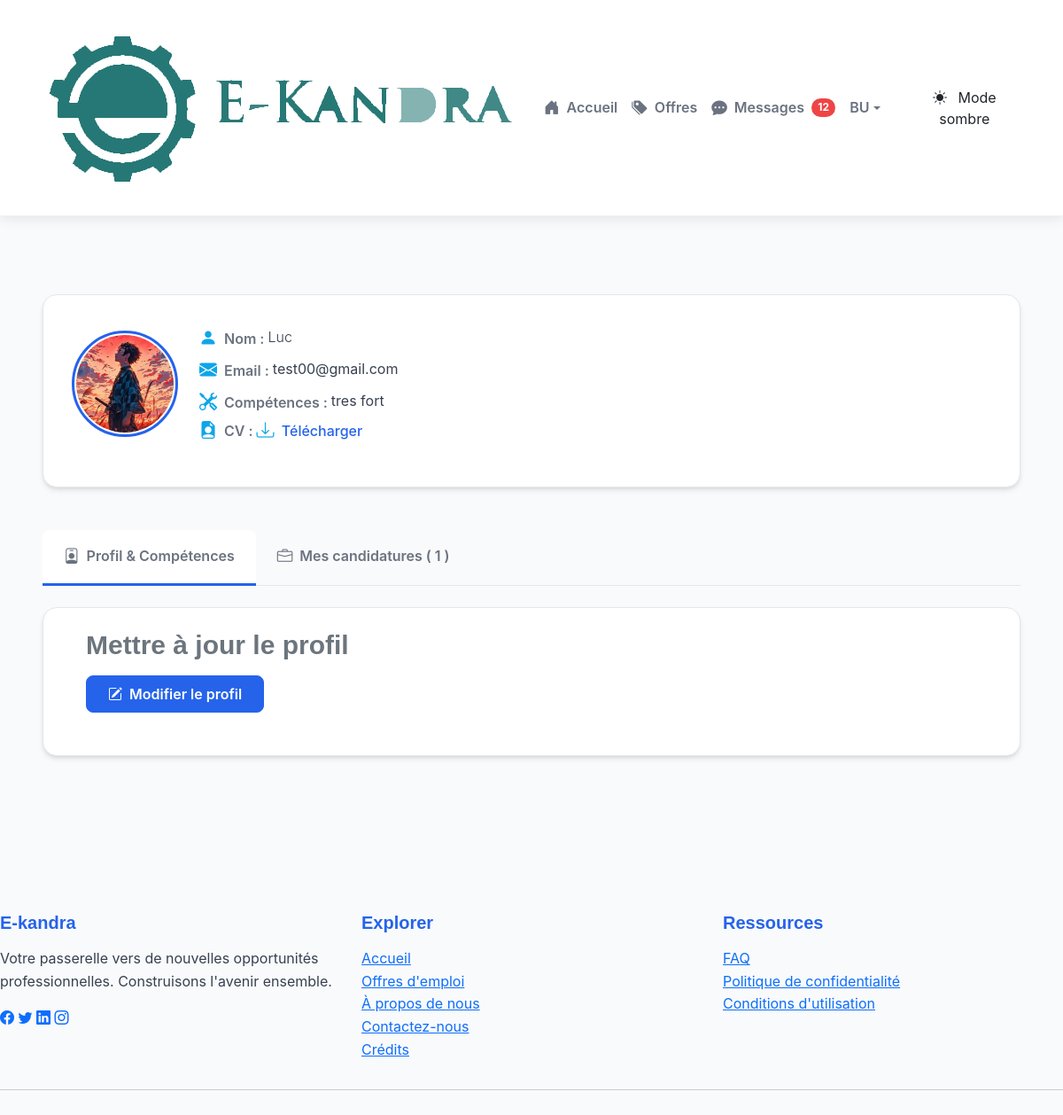
The app's page /profile/ (signed in) with its own data.
### Ekandra/models.py (models this page shows, shortened)
class Demandeur(models.Model):
    user = models.OneToOneField(User, on_delete=models.CASCADE)
    nom = models.CharField(max_length=100, blank=True, default="Utilisateur")
    competences = models.TextField(blank=True)
    cv = models.FileField(upload_to='cvs/', validators=[FileExtensionValidator(['pdf'])], blank=True, null=True)
    photo_profil = models.ImageField(upload_to='profils/', blank=True, null=True)
    created_at = models.DateTimeField(auto_now_add=True)

### Ekandra/views.py (the view)
# urls.py: path('profile/', views.profile, name='profile'),
@login_required
def profile(request):
    try:
        demandeur = Demandeur.objects.get(user=request.user)
        candidatures = Candidature.objects.filter(demandeur=demandeur)
        profile_incomplete = not (demandeur.nom and demandeur.nom != "Utilisateur" and demandeur.competences)
        if request.method == 'POST':
            form = ProfileUpdateForm(request.POST, request.FILES, instance=demandeur)
            if form.is_valid():
                form.save()
                messages.success(request, 'Profil mis à jour.')
                return redirect('profile')
        else:
            form = ProfileUpdateForm(instance=demandeur)
        context = get_base_context(request)
        context.update({
            'demandeur': demandeur,
            'candidatures': candidatures,
            'form': form,
            'profile_incomplete': profile_incomplete
        })
        return render(request, 'Ekandra/profile_demandeur.html', context)
    except Demandeur.DoesNotExist:
        try:
            to_date=timezone.now().date ()
            entreprise = Entreprise.objects.get(user=request.user)
            offres = OffreEmploi.objects.filter(entreprise=entreprise)
            moyenne = Notation.objects.filter(entreprise=entreprise).aggregate(Avg('note'))['note__avg'] or 0
            notations = Notation.objects.filter(entreprise=entreprise)
            profile_incomplete = not (entreprise.nom and entreprise.nom != "Entreprise" and entreprise.description)
            if request.method == 'POST':
                form = EntrepriseProfileUpdateForm(request.POST, request.FILES, instance=entreprise)
                if form.is_valid():
                    form.save()
                    messages.success(request, 'Profil mis à jour.')
                    return redirect('profile')
            else:
                form = EntrepriseProfileUpdateForm(instance=entreprise)
            context = get_base_context(request)
            context.update({
                'entreprise': entreprise,
                'offres': offres,
                'form': form,
                'moyenne': moyenne,
                'notations': notations,
                'profile_incomplete': profile_incomplete,
                'to_date':to_date,
            })
            return render(request, 'Ekandra/profile_entreprise.html', context)
        except Entreprise.DoesNotExist:
            messages.error(request, 'Profil non configuré.')
            return redirect('home')

### Ekandra/views.py (called while the page is built)
def get_base_context(request):
    context = {}
    if request.user.is_authenticated:
        try:
            from .models import Message
            context['unread_messages'] = Message.objects.filter(destinataire=request.user, lu=False).count()
        except ImportError:
            context['unread_messages'] = 0
            pass
    return context

### Ekandra/templates/Ekandra/profile_demandeur.html (shortened to what this page needs)
{% extends 'Ekandra/base.html' %}
{% load bootstrap5 %}
{% load static %}
{% block content %}
    <link rel="stylesheet" href="{% static 'Ekandra/css/demandeur_profile.css' %}">
<main class="mt-4">
    <div class="content-wrapper">
    <div class="profile-overview-card">
        <div class="d-flex align-items-center mb-3">
            <div class="flex-shrink-0 me-4">
                {% if demandeur.photo_profil %}
                    <img src="{{ demandeur.photo_profil.url }}" alt="Photo de profil de {{ demandeur.user.nom }}" class="profile-photo rounded-circle" loading="lazy">
                {% else %}
                    <i class="bi bi-person-circle text-muted" style="font-size: 4rem;" aria-hidden="true"></i>
                {% endif %}
            </div>
            <div class="flex-grow-1 profile-info">
                <p class="lead mb-1"><strong><i class="bi bi-person-fill" aria-hidden="true"></i>Nom :</strong> {{ demandeur.nom|default:"Non spécifié" }}</p>
                <p class="mb-1"><strong><i class="bi bi-envelope-fill" aria-hidden="true"></i>Email :</strong> {{ demandeur.user.email }}</p>
                <p class="mb-0"><strong><i class="bi bi-tools" aria-hidden="true"></i>Compétences :</strong> {{ demandeur.competences|default:"Non spécifié" }}</p>
                 <p class="mb-0"><strong><i class="bi bi-file-earmark-person-fill" aria-hidden="true"></i>CV :</strong>
                    {% if demandeur.cv %}
                        <a href="{{ demandeur.cv.url }}" class="text-decoration-none cv-link" download><i class="bi bi-download me-1" aria-hidden="true"></i> Télécharger</a>
                    {% else %}
                        Aucun
                    {% endif %}
                 </p>
            </div>
        </div>
    </div>
    <ul class="nav nav-tabs" id="demandeurProfileTabs" role="tablist">
        <li class="nav-item" role="presentation">
            <button class="nav-link active" id="demandeur-profile-tab" data-bs-toggle="tab" data-bs-target="#demandeur-profile-info-tab-pane" type="button" role="tab" aria-controls="demandeur-profile-info-tab-pane" aria-selected="true"><i class="bi bi-person-badge me-1" aria-hidden="true"></i> Profil & Compétences</button>
        </li>
        <li class="nav-item" role="presentation">
            <button class="nav-link" id="candidatures-tab" data-bs-toggle="tab" data-bs-target="#candidatures-tab-pane" type="button" role="tab" aria-controls="candidatures-tab-pane" aria-selected="false"><i class="bi bi-briefcase me-1" aria-hidden="true"></i> Mes candidatures (<span class="application-count">{{ candidatures.count }}</span>)</button>
        </li>
    </ul>
    <div class="tab-content pt-4" id="demandeurProfileTabsContent">
        <div class="tab-pane fade show active" id="demandeur-profile-info-tab-pane" role="tabpanel" aria-labelledby="demandeur-profile-tab">
            <div class="profile-update-section">
                <h2 class="mb-3 text-secondary">Mettre à jour le profil</h2>
                <button class="btn btn-primary mb-3 btn-modify-profile" type="button" data-bs-toggle="collapse" data-bs-target="#collapseDemandeurForm" aria-expanded="{% if profile_incomplete %}true{% else %}false{% endif %}" aria-controls="collapseDemandeurForm">
                </button>
            </div>
        </div>
    </div>
    </div>
</main>
{% endblock %}
{% block extra_css%}
 <link rel="stylesheet" href="{% static 'Ekandra/css/demandeur_profile.css' %}">
{%endblock%}

### Ekandra/templates/Ekandra/base.html (shortened to what this page needs)
{% load static %}
{% load bootstrap5 %}
<!DOCTYPE html>
<html lang="fr">
<head>
    <link rel="stylesheet" href="{% static 'Ekandra/css/style.css' %}">
    <link href="https://cdn.jsdelivr.net/npm/bootstrap@5.3.0/dist/css/bootstrap.min.css" rel="stylesheet">
    <link href="https://cdn.jsdelivr.net/npm/bootstrap-icons/font/bootstrap-icons.css" rel="stylesheet">
    <link rel="stylesheet" href="https://cdnjs.cloudflare.com/ajax/libs/animate.css/4.1.1/animate.min.css"/>
    <link rel="stylesheet" href="{% static 'Ekandra/css/style.css' %}">
    {% block extra_css %}{% endblock %}
</head>
<body class="light-mode d-flex flex-column min-vh-100"
{% block body_class %}{% endblock %}>
    <header class="main-header sticky-top">
        <nav class="navbar navbar-expand-lg">
            <div class="container-fluid app-container">
                <a class="navbar-brand brand-logo" href="{% url 'home' %}">
                    <img src="{% static 'Ekandra/image/Ekandra.svg' %}" alt="E-kandra Logo" class="logo">
                </a>
                <div class="collapse navbar-collapse" id="navbarNav">
                    <ul class="navbar-nav ms-auto mb-2 mb-lg-0 align-items-center">
                        <li class="nav-item">
                            <a class="nav-link nav-link-custom {% if request.resolver_match.url_name == 'home' %}active{% endif %}" aria-current="page" href="{% url 'home' %}">
                                <i class="bi bi-house-door-fill me-2"></i> Accueil
                            </a>
                        </li>
                        <li class="nav-item">
                            <a class="nav-link nav-link-custom {% if request.resolver_match.url_name == 'offres' %}active{% endif %}" href="{% url 'offres' %}">
                                <i class="bi bi-tags-fill me-2"></i> Offres
                            </a>
                        </li>
                        {% if user.is_authenticated %}
                            <li class="nav-item">
                                <a class="nav-link nav-link-custom {% if request.resolver_match.url_name == 'messages' %}active{% endif %}" href="{% url 'messages' %}">
                                    <i class="bi bi-chat-dots-fill me-2"></i> Messages
                                    {% if unread_messages %}
                                        <span class="badge rounded-pill bg-danger ms-2 animate__animated animate__heartBeat animate__infinite message-badge">{{ unread_messages }}</span>
                                    {% endif %}
                                </a>
                            </li>
                            <li class="nav-item dropdown">
                                <a class="nav-link dropdown-toggle nav-link-custom" href="#" id="navbarDropdownProfile" role="button" data-bs-toggle="dropdown" aria-expanded="false">
                                    {{ user.username|default:"Utilisateur" }}
                                </a>
                            </li>
                        {% endif %}
                        <li class="nav-item ms-lg-3 d-flex align-items-center">
                            <button id="theme-toggle" class="btn theme-toggle-btn">
                                <i class="bi bi-sun-fill me-2" id="sun-icon"></i>
                                <span id="theme-text">Mode clair</span>
                            </button>
                        </li>
                    </ul>
                </div>
            </div>
        </nav>
    </header>
    <main class="flex-grow-1 main-content-area">
        <div class="container app-container mt-4 mb-5">
            {% block content %}
            {% endblock %}
        </div>
    </main>
    <footer class="app-footer py-5 mt-auto">
        <div class="container app-container">
            <div class="row">
                <div class="col-md-4 mb-4 mb-md-0">
                    <h5 class="footer-heading">E-kandra</h5>
                    <p class="footer-text">Votre passerelle vers de nouvelles opportunités professionnelles. Construisons l'avenir ensemble.</p>
                    <div class="social-links">
                        <a href="#" class="social-icon"><i class="bi bi-facebook"></i></a>
                        <a href="#" class="social-icon"><i class="bi bi-twitter"></i></a>
                        <a href="#" class="social-icon"><i class="bi bi-linkedin"></i></a>
                        <a href="#" class="social-icon"><i class="bi bi-instagram"></i></a>
                    </div>
                </div>
                <div class="col-md-4 mb-4 mb-md-0">
                    <h5 class="footer-heading">Explorer</h5>
                    <ul class="list-unstyled footer-links">
                        <li><a href="{% url 'home' %}">Accueil</a></li>
                        <li><a href="{% url 'offres' %}">Offres d'emploi</a></li>
                        <li><a href= "{% url 'a_propos' %}">À propos de nous</a></li>
                        <li><a href="{% url 'contact' %}">Contactez-nous</a></li>
                        <li><a href="{% url 'credits' %}">Crédits</a></li>
                    </ul>
                </div>
                <div class="col-md-4">
                    <h5 class="footer-heading">Ressources</h5>
                    <ul class="list-unstyled footer-links">
                        <li><a href="{% url 'faq' %}">FAQ</a></li>
                        <li><a href="#">Politique de confidentialité</a></li>
                        <li><a href="#">Conditions d'utilisation</a></li>
                    </ul>
                </div>
            </div>
            <hr class="footer-divider">
        </div>
    </footer>
</body>
</html>

### Ekandra/static/Ekandra/css/style.css (style rules this page uses)
:root { --primary-color: #0d6efd; --secondary-color: #6c757d; --accent-color: #28a745; --light-bg: #f8f9fa; --text-color: #343a40; --navbar-bg: #ffffff; --card-bg: #ffffff; --border-color: #e0e0e0; --shadow-light: 0 4px 12px rgba(0, 0, 0, 0.08); --card-hover-shadow: 0 12px 24px rgba(0, 0, 0, 0.15); --alert-shadow: 0 2px 8px rgba(0, 0, 0, 0.1); }
body, .navbar, .card, .alert, .btn, .nav-link, h1, h2, h3, h4, h5, h6, p, span, strong, a { transition: background-color 0.3s ease, color 0.3s ease, border-color 0.3s ease, box-shadow 0.3s ease; }
body { font-family: 'Open Sans', sans-serif; color: var(--text-color); background-color: var(--light-bg); line-height: 1.7; }
h1, h2, h3, h4, h5, h6 { font-family: 'Montserrat', sans-serif; font-weight: 700; color: var(--primary-color); margin-bottom: 1rem; }
.navbar { background-color: var(--navbar-bg) !important; box-shadow: var(--shadow-light); padding: 1.25rem 1.75rem; border-bottom: 1px solid rgba(0, 0, 0, 0.05); }
.navbar-brand { font-weight: 700; font-size: 1.6rem; color: var(--primary-color) !important; letter-spacing: -0.5px; }
.nav-link { font-weight: 600; color: var(--secondary-color) !important; padding: 0.75rem 1.2rem; display: flex; align-items: center; }
.nav-link i { margin-right: 8px; font-size: 1.1em; }
.nav-item .badge { margin-left: 0.3rem; vertical-align: middle; font-size: 0.75em; padding: 0.4em 0.6em; border-radius: 1rem; }
.container { max-width: 1300px; padding: 2.5rem 1.5rem; }

### records on screen
Demandeur: photo_profil (picture), nom "Luc", user.email "test00@gmail.com", competences "tres fort"

### other values on screen
{{ unread_messages }} "12"
{{ user.username|default:"Utilisateur" }} "BU"
{{ candidatures.count }} "1"
